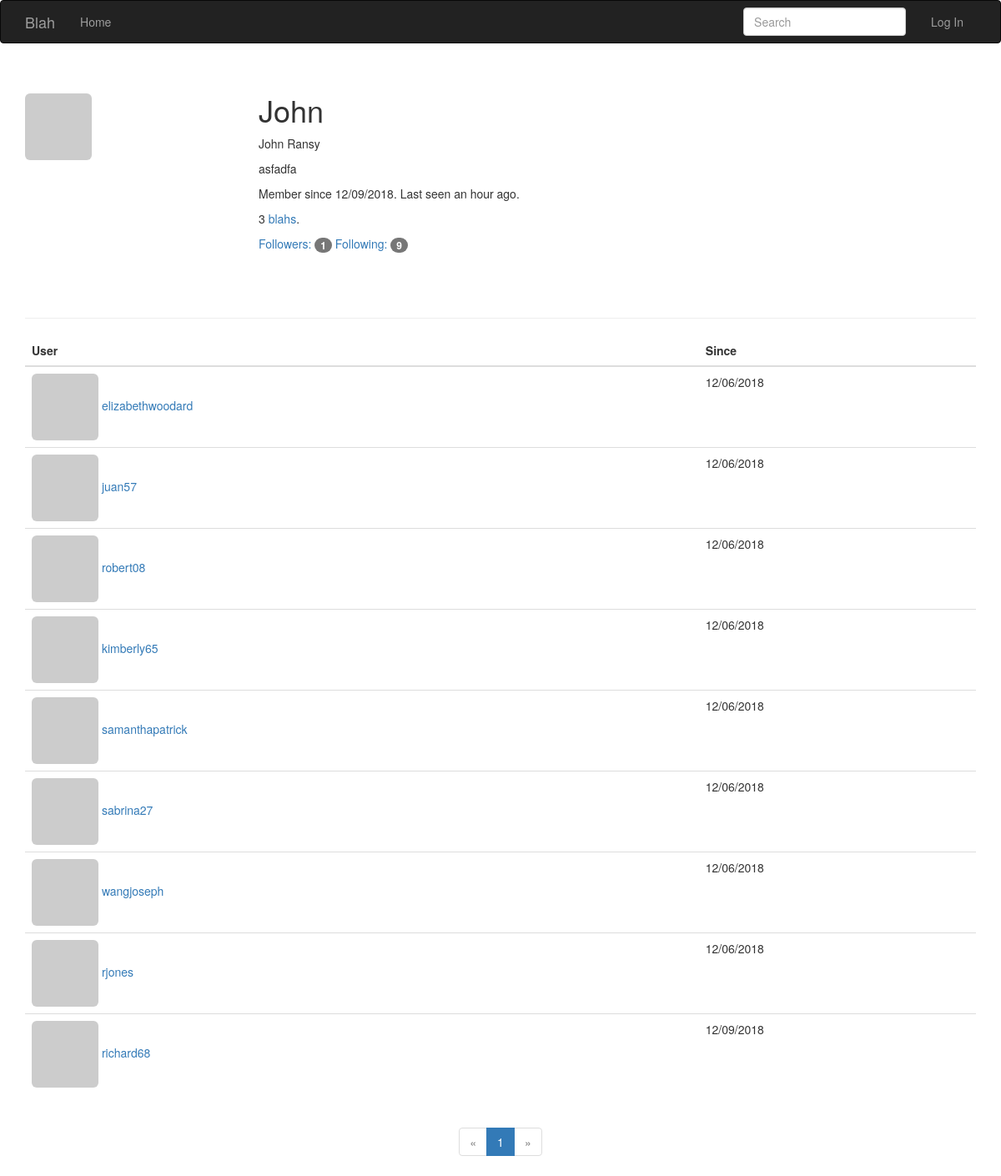
/followed-by/John, run on the app's committed database.
### app/models.py (models this page shows, shortened)
class User(UserMixin, db.Model):
    __tablename__ = 'users'
    id = db.Column(db.Integer, primary_key=True)
    email = db.Column(db.String(64), unique=True, index=True)
    username = db.Column(db.String(64), unique=True, index=True)
    role_id = db.Column(db.Integer, db.ForeignKey('roles.id'))
    password_hash = db.Column(db.String(128))
    confirmed = db.Column(db.Boolean, default=False)
    name = db.Column(db.String(64))
    location = db.Column(db.String(64))
    about_me = db.Column(db.Text())
    member_since = db.Column(db.DateTime(), default=datetime.utcnow)
    last_seen = db.Column(db.DateTime(), default=datetime.utcnow)
    avatar_hash = db.Column(db.String(32))
    posts = db.relationship('Post', backref='author', lazy='dynamic')
    followed = db.relationship('Follow',
                               foreign_keys=[Follow.follower_id],
                               backref=db.backref('follower', lazy='joined'),
                               lazy='dynamic',
                               cascade='all, delete-orphan')
    followers = db.relationship('Follow',
                                foreign_keys=[Follow.followed_id],
                                backref=db.backref('followed', lazy='joined'),
                                lazy='dynamic',
                                cascade='all, delete-orphan')
    @property
    def password(self):
        raise AttributeError('Password is not a readable attribute')
    def gravatar(self, size=100, default='identicon', rating='g'):
        if request.is_secure:
            url = 'https://secure.gravatar.com/avatar'
        else:
            url = 'https://www.gravatar.com/avatar'
        hash = hashlib.md5(self.email.lower().encode('utf-8')).hexdigest()
        return '{url}/{hash}?s={size}&d={default}&r={rating}'.format(
            url=url, hash=hash, size=size, default=default, rating=rating)

class Follow(db.Model):
    __tablename__ = 'follows'
    follower_id = db.Column(db.Integer, db.ForeignKey('users.id'),
                            primary_key=True)
    followed_id = db.Column(db.Integer, db.ForeignKey('users.id'),
                            primary_key=True)
    timestamp = db.Column(db.DateTime, default=datetime.utcnow)

### app/main/views.py (the view)
@main.route('/followed-by/<username>')
def followed_by(username):
    user = User.query.filter_by(username=username).first()
    if user is None:
        flash('Invalid user.')
        return redirect(url_for('.index'))
    page = request.args.get('page', 1, type=int)
    pagination = user.followed.paginate(
        page, per_page=current_app.config['FOLLOWERS_PER_PAGE'],
        error_out=False)
    follows = [{'user': item.followed, 'timestamp': item.timestamp}
               for item in pagination.items]
    return render_template('followers.html', user=user, title="Followed by",
                           endpoint='.followed_by', pagination=pagination,
                           follows=follows)

### app/main/forms.py
class SearchForm(FlaskForm):
    q = StringField(_l('Search'), validators=[DataRequired()])
    def __init__(self, *args, **kwargs):
        if 'formdata' not in kwargs:
            kwargs['formdata'] = request.args
        if 'csrf_enabled' not in kwargs:
            kwargs['csrf_enabled'] = False
        super(SearchForm, self).__init__(*args, **kwargs)

### app/auth/views.py (called while the page is built)
@auth.before_app_request
def before_request():
    if current_user.is_authenticated:
        current_user.ping()
        if not current_user.confirmed \
                and request.endpoint \
                and request.blueprint != 'auth' \
                and request.endpoint != 'static':
            return redirect(url_for('auth.unconfirmed'))

### app/main/__init__.py (called while the page is built)
@main.app_context_processor
def inject_permissions():
    return dict(Permission=Permission)

### app/main/views.py (called while the page is built)
@main.before_app_request
def before_request():
    current_user.last_seen = datetime.utcnow()
    db.session.commit()
    g.search_form = SearchForm()
    g.locale = str(get_locale())

### app/models.py (called while the page is built)
    @classmethod
    def before_commit(cls, session):
        session._changes = {
            'add': list(session.new),
            'update': list(session.dirty),
            'delete': list(session.deleted)
        }

    @classmethod
    def after_commit(cls, session):
        for obj in session._changes['add']:
            if isinstance(obj, SearchableMixin):
                add_to_index(obj.__tablename__, obj)
        for obj in session._changes['update']:
            if isinstance(obj, SearchableMixin):
                add_to_index(obj.__tablename__, obj)
        for obj in session._changes['delete']:
            if isinstance(obj, SearchableMixin):
                remove_from_index(obj.__tablename__, obj)
        session._changes = None

    def can(self, permissions):
        return False

    def is_administrator(self):
        return False

### app/templates/followers.html (shortened to what this page needs)
{% extends "base.html" %}
{% import "bootstrap/wtf.html" as wtf %}
{% import "macros.html" as macros %}
{% block page_content %}
<div class="page-header">
  <img class="img-rounded profile-thumbnail" src="{{ user.gravatar(size=256) }}">
  <div class="profile-header">
    <h1>{{ user.username }}</h1>
    {% if user.name or user.location %}
    <p>
        {% if user.name %}{{ user.name }}{% endif %}
    </p>
    {% endif %}
    {% if user.about_me %}<p>{{ user.about_me }}</p>{% endif %}
    <p>Member since {{ moment(user.member_since).format('L') }}. Last seen {{ moment(user.last_seen).fromNow() }}.</p>
    <p>{{ user.posts.count() }} <a href="{{ url_for('.user', username=user.username) }}">blahs</a>.</p>
    <p>
        <a href="{{ url_for('.followers', username=user.username) }}">Followers: <span class="badge">{{ user.followers.count() - 1}}</span></a>
        <a href="{{ url_for('.followed_by', username=user.username) }}">Following: <span class="badge">{{ user.followed.count() - 1}}</span></a>
    </p>
  </div>
</div>
<table class="table table-hover followers">
    <thead><tr><th>User</th><th>Since</th></tr></thead>
    {% for follow in follows %}
    {% if follow.user != user %}
    <tr>
        <td>
            <a href="{{ url_for('.user', username = follow.user.username) }}">
                <img class="img-rounded" src="{{ follow.user.gravatar(size=32) }}">
                {{ follow.user.username }}
            </a>
        </td>
        <td>{{ moment(follow.timestamp).format('L') }}</td>
    </tr>
    {% endif %}
    {% endfor %}
</table>
<div class="text-center">
    {{ macros.pagination_widget(pagination, endpoint, username = user.username) }}
</div>
{% endblock %}

### app/static/styles.css (style rules this page uses)
.profile-thumbnail { position: absolute; }
.profile-header { min-height: 260px; margin-left: 280px; }

### data on the page
User: username "John", name "John Ransy", about_me "asfadfa", member_since "12/09/2018", last_seen "an hour ago"
User: user.username "elizabethwoodard"
Follow: timestamp "12/06/2018"
User: user.username "juan57"
Follow: timestamp "12/06/2018"
User: user.username "robert08"
Follow: timestamp "12/06/2018"
User: user.username "kimberly65"
Follow: timestamp "12/06/2018"
User: user.username "samanthapatrick"
Follow: timestamp "12/06/2018"
User: user.username "sabrina27"
Follow: timestamp "12/06/2018"
User: user.username "wangjoseph"
Follow: timestamp "12/06/2018"
User: user.username "rjones"
Follow: timestamp "12/06/2018"
User: user.username "richard68"
Follow: timestamp "12/09/2018"

### other printed values
{{ user.posts.count() }} "3"
{{ user.followers.count() - 1 }} "1"
{{ user.followed.count() - 1 }} "9"
{{ p }} "1"
